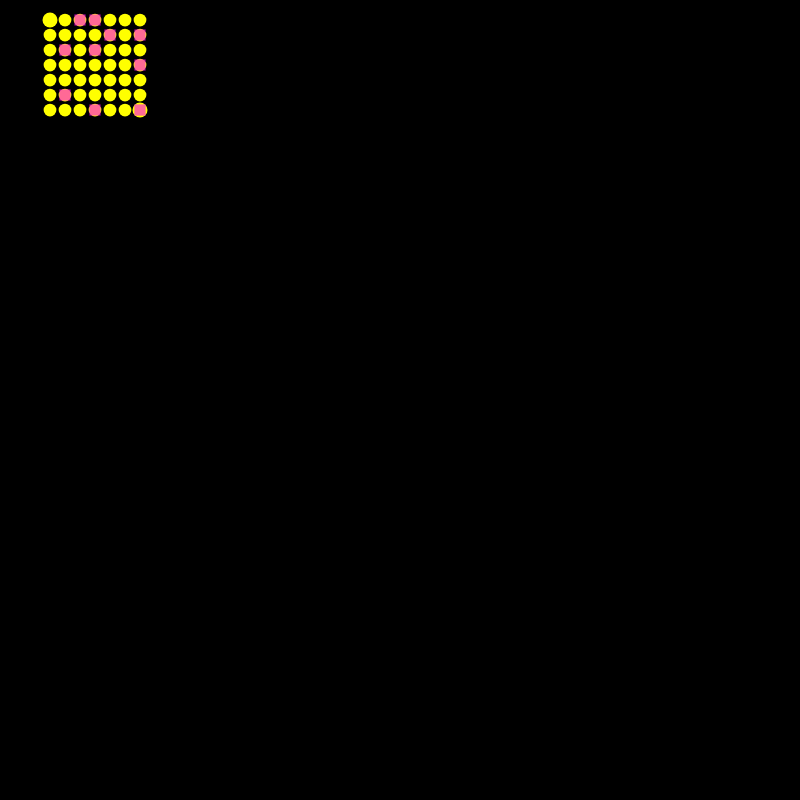
Frame 1 (no input)
Frame 60 (no input): identical to frame 1, image omitted
Frame 120 (the mouse pressed at the canvas centre since frame 60): identical to frame 1, image omitted

The p5.js sketch that drew this single still picture (run headless with seeded random() and noise() and a simulated clock; from frame 60 on, the mouse is pressed at the canvas centre):

// p5.js sketch
// ── sketch.js
///////////////////////////////////////
////////////global variables///////////
///////////////////////////////////////
const maxSugarCapacity = 4;
const rows = cols = 7;
const leftGutter = 50, topGutter = 20;
///////////////////////////////////////
///////////////////////////////////////
let sc;
function setup() {
	createCanvas(800, 800);
	rectMode(CENTER);
	sc = new SugarScape(10, 15, 2);
}


function mouseClicked(){
	//we update the sugarscape according to the paper
	sc.grow();//grow the sugar
	sc.move();//move the agent
	sc.replace();//replace dead agents
}
function draw() {
	background(0);
	// sc.show();
	// if (frameCount % 30 == 0) {
	// 	//we update the sugarscape according to the paper
	// 	sc.grow();//grow the sugar
	// 	sc.move();//move the agent
	// 	sc.replace();//replace dead agents
	// }
	sc.show();
}
// ── agent.js
class Agent {
    /**
     * Constructor of the Agent Object
     * @param {int} x initial position on x axis
     * @param {int} y initial position on y axis
     * @param {int} vision depth of view
     * @param {int} metabolicRate speed by which the agent cosumes his sugar
     * @param {int} maxAge maximum age an agent can live
     */
    constructor(vision, metabolicRate, maxAge) {
        // this.x = x;
        // this.y = y;
        this.v = vision || floor(random(1, 4));
        this.MR = metabolicRate || floor(random(1, 5));
        this.MA = maxAge || floor(random(60, 101));
        this.age = 0;
        this.wealth = floor(random(5, 26));
    }
    /**
     * show the agent
     * @param {int} r size of agent
     */
    show(x, y, r) {
        // stroke(255);
        noStroke();
        fill(255, 0, 255, 150);
        rect(leftGutter + x * r, topGutter + y * r, r * 0.75, r * 0.75);
        //if mouse over show the agent vision
        //add also agent infos maxAge whealt etc.
        if (dist(mouseX, mouseY, leftGutter + x * r, topGutter + y * r) < 5) {
            fill(0, 200, 255, 150);
            for (let i = -this.v; i <= this.v; i++) {
                //wrap around with modulo
                let posX = (i + x + cols) % cols;
                rect(leftGutter + posX * r, topGutter + y * r, r * 0.65, r * 0.65);
                let posY = (i + y + rows) % rows;
                rect(leftGutter + x * r, topGutter + posY * r, r * 0.65, r * 0.65);
            }
        }
    }
    /**
     * 
     * @param {int} val Sugar amount to be added to the total wealth
     */
    update(val) {
        this.wealth += val || 0;
        this.wealth -= this.MR;
        this.age++;

        if (this.v > 3) {
            console.log(this.v);
            this.v = 3;
            console.log(this.v);
        }
    }
    // /**
    //  * Move the agent to the nearest sugar field with the greatest sugar amount
    //  * @param {SugarScape} sugarScape SugarScape Object
    //  */
    // move(sugarScape) {
    //     //search the empty spots
    //     let emptySpots = [];
    //     for (let i = - this.v; i <= this.v; i++) {
    //         //wrap around with modulo
    //         let posX = (i + this.x + sugarScape.cols) % sugarScape.cols;
    //         let posY = (i + this.y + sugarScape.rows) % sugarScape.rows;
    //         //we find the empty spots in the agent grid
    //         if (sugarScape.agents[posX][posY] == null) emptySpots.push(createVector(posX, posY));
    //     }
    //     //search the sugarfields with the highest amout of sugar
    //     let max = -1;
    //     let sugarSpots = [];
    //     for (let spot of emptySpots) {
    //         let sugarAmount = sugarScape.sugarFields[spot.x][spot.y].sugarAmount;
    //         if (sugarAmount >= max) {
    //             max = sugarAmount;
    //             // sugarSpots.push(createVector(spot.x, spot.y));
    //         }
    //     }
    //     for (let spot of emptySpots) {
    //         let sugarAmount = sugarScape.sugarFields[spot.x][spot.y].sugarAmount;
    //         if (sugarAmount >= max) sugarSpots.push(createVector(spot.x, spot.y));
    //     }
    //     // console.log([sugarSpots, max]);
    //     //search the nearest sugar field
    //     let min = 9999999;
    //     let nearestSpot;
    //     let nearestSpots = [];
    //     for (let spot of sugarSpots) {
    //         let pos = createVector(this.x, this.y);
    //         let d = p5.Vector.dist(pos, spot);
    //         //get the nearest sugarfield
    //         if (d <= min) {
    //             min = d;
    //         }
    //     }
    //     for (let spot of sugarSpots) {
    //         let pos = createVector(this.x, this.y);
    //         let d = p5.Vector.dist(pos, spot);
    //         //push the position in a vector array
    //         if (d <= min)nearestSpots.push(createVector(spot.x, spot.y));
    //     }
    //     //if there is more than one position get a random position
    //     if (nearestSpots.length > 1) nearestSpot = random(nearestSpots);
    //     else nearestSpot = createVector(this.x, this.y);
    //     this.x = nearestSpot.x;
    //     this.y = nearestSpot.y;
    //     this.wealth += sugarScape.sugarFields[nearestSpot.x][nearestSpot.y].sugarAmount;
    //     sugarScape.sugarFields[nearestSpot.x][nearestSpot.y].sugarAmount = 0;
    //     this.wealth -= this.MR;
    //     this.age++;
    // }
}

//wrap around code
//outer grid loop
// let columns = 30, rows = 30, num = 10;
// for (let j = 0; j < rows; j++) {
//     for (let i = 0; i < columns; i++) {
//         //inner convolution loop
//         for (let y = -num; y <= num; y++) {
//             for (let x = -num; x < num; x++) {
//                 //we use modulo to wrap around
//                 let col = (i + x + columns) % columns;
//                 let row = (j + y + rows) % rows;
//                 console.log([col, row])
//             }
//         }
//     }
// }
// ── sugarField.js
class SugarField {
    /**
     * SugarField object that keeps track of the sugar amount
     * @param {int} x position on x axis
     * @param {int} y position on y axis 
     * @param {int} maxCapacity maximum amount of sugar that grows in this field 
     */
    constructor(maxCapacity) {
        // this.x = x;
        // this.y = y;
        this.mc = maxCapacity;
        this.sugarAmount = maxCapacity;
    }
    /**
     * increases the amount of sugar in the field
    */
    growSugar() {
        if (this.sugarAmount < this.mc && this.mc > 0) this.sugarAmount++;
    }
    /**
     * displays the sugarfields as ellipses with radius indicating the maxCapacity
     * and the alpha channel displaying the sugar amount in it
     * @param {int} r size of sugar field
     */
    show(x, y, r) {
        let Size = r * map(this.mc, 0, maxSugarCapacity, 0.4, 1);
        stroke(255, 0, 0);
        noStroke();
        fill(255, 255, 0, 255 * (this.sugarAmount / this.mc));
        if(this.mc > 0)ellipse(leftGutter + x * r, topGutter + y * r, Size);
    }
}
// ── sugarScape.js
/**
 * Debugging function to draw movement lines
 * @param {p5.Vector} v1 
 * @param {p5.Vector} v2 
 */
function Debug(v1, v2) {
    this.v1 = v1;
    this.v2 = v2;
}
class SugarScape {
    constructor(numAgents, resolution, numCenters) {
        this.rows = rows;//we can make them change later
        this.cols = cols;
        /////SUGAR FIELDS///////
        this.sugarFields = [];
        this.r = resolution;
        this.fieldCenters = this.setFieldCenters(numCenters);
        this.fieldRadius = 10;
        ///////AGENTS////////////
        this.agents = [];
        this.agents = this.fillGridWithAgents(numAgents);
        this.initSugarFields();
        //DEBUG//
        this.debug = [];
    }
    /** 
     * initializes the model by setting the 
     * sugarfields in the grid
    */
    initSugarFields() {
        for (let x = 0; x < this.cols; x++) {
            this.sugarFields[x] = [];
            for (let y = 0; y < this.rows; y++) {
                let sum = 0;
                for (let fc of this.fieldCenters) {
                    let pos = createVector(x, y);
                    let d = p5.Vector.dist(pos, fc);
                    sum += this.fieldRadius / Math.pow(d, 0.9);
                }
                sum = this.sigmoid(sum);
                let max = Math.floor(map(sum, 0.7, 1, 0, maxSugarCapacity));
                let sf = new SugarField(max);
                this.sugarFields[x][y] = sf;
            }
        }
    }
    /**
     * function to set a number of sugar field centers
     * @param {int} num number of sugarField centers
     * @returns array of p5.Vector
     */
    setFieldCenters(num) {
        let vecArr = new Array(num);
        for (let i = 0; i < num; i++) {
            let x = Math.floor(Math.random() * this.cols);
            let y = Math.floor(Math.random() * this.rows);
            vecArr[i] = createVector(x, y);
        }
        return vecArr;
    }
    /**
     * 
     * @param {int} num number of agents to be set in the grid
     * @returns 2D Array of agents
     */
    fillGridWithAgents(num) {
        let result = [];
        for (let x = 0; x < this.cols; x++) {
            result[x] = [];
            for (let y = 0; y < this.rows; y++) {
                result[x][y] = null;
            }
        }
        let count = 0;
        //fill the array with agents
        while (count < num) {
            let x = Math.floor(Math.random() * cols);
            let y = Math.floor(Math.random() * rows);
            if (result[x][y] === null) {
                result[x][y] = new Agent();
                count++;
                // if (num <= 0) break;
                console.log(num);
            }
        }
        return result;
    }
    /** 
     * show the sugarscape
    */
    show() {
        for (let x = 0; x < this.cols; x++) {
            for (let y = 0; y < this.rows; y++) {
                this.sugarFields[x][y].show(x, y, this.r);
            }
        }
        for (let x = 0; x < this.cols; x++) {
            for (let y = 0; y < this.rows; y++) {
                if (this.agents[x][y] != null) this.agents[x][y].show(x, y, this.r)
            }
        }
        for (let d of this.debug) {
            noStroke();
            fill(255, 0, 0);
            ellipse(d.v1.x, d.v1.y, 5);
            fill(0, 0, 255);
            ellipse(d.v2.x, d.v2.y, 5);
            stroke(0, 255, 0);
            line(d.v1.x, d.v1.y, d.v2.x, d.v2.y);
        }
    }
    grow() {
        for (let x = 0; x < this.cols; x++) {
            for (let y = 0; y < this.rows; y++) {
                this.sugarFields[x][y].growSugar();
            }
        }
    }
    /**
     * Move the agent to the nearest sugar field with the greatest sugar amount
     * @param {SugarScape} sugarScape SugarScape Object
     */
    move() {
        this.debug = [];
        for (let x = 0; x < this.cols; x++) {
            for (let y = 0; y < this.rows; y++) {
                let agent = this.agents[x][y];
                if (agent != null) {
                    //////////////////////////
                    //search the empty spots//
                    //////////////////////////
                    let emptySpots = [];
                    for (let i = -agent.v; i <= agent.v; i++) {
                        //wrap around with modulo
                        let posX = (i + x + this.cols) % this.cols;
                        if (this.agents[posX][y] == null) emptySpots.push(createVector(posX, y));
                        let posY = (i + y + this.rows) % this.rows;
                        //we find the empty spots in the agent grid
                        if (this.agents[x][posY] == null) emptySpots.push(createVector(x, posY));
                    }

                    // console.log(emptySpots.length);
                    //////////////////////////////////////////////////////////
                    //search the sugarfields with the highest amout of sugar//
                    //////////////////////////////////////////////////////////
                    let max = -1;
                    let sugarSpots = [];//array of sugar fields with high amount of sugar
                    for (let spot of emptySpots) {
                        let sugarAmount = this.sugarFields[spot.x][spot.y].sugarAmount;
                        if (sugarAmount >= max) {
                            max = sugarAmount;
                            // sugarSpots.push(createVector(spot.x, spot.y));
                        }
                    }
                    for (let spot of emptySpots) {
                        let sugarAmount = this.sugarFields[spot.x][spot.y].sugarAmount;
                        if (sugarAmount >= max) sugarSpots.push(spot);
                    }

                    //////////////////////////////////
                    //search the nearest sugar field//
                    //////////////////////////////////
                    let min = 9999999;
                    let nearestSpot;
                    let nearestSpots = [];// Array of near positions
                    for (let spot of sugarSpots) {
                        let pos = createVector(x, y);
                        let d = p5.Vector.dist(pos, spot);
                        // console.log(d);
                        //get the nearest sugarfield
                        if (d <= min) {
                            min = d;
                        }
                    }
                    // console.log(min);
                    for (let spot of sugarSpots) {
                        let pos = createVector(x, y);
                        let d = p5.Vector.dist(pos, spot);
                        //push the position in a vector array
                        if (d <= min) {
                            // console.log(d);
                            nearestSpots.push(spot);
                        }
                    }
                    // console.log(nearestSpots);
                    //if there is more than one position get a random position
                    if (nearestSpots.length > 0) {
                        nearestSpot = random(nearestSpots);
                        // console.log(nearestSpot);
                    }
                    else {
                        agent.update();
                        return;
                    }
                    /////////////////////////////////////////////////////////////////////////
                    //change the position of the agent to spot with the big amount of sugar//
                    /////////////////////////////////////////////////////////////////////////
                    this.debug.push(new Debug(createVector(leftGutter + x * this.r + (this.r / 4),
                        topGutter + y * this.r + (this.r / 4)),
                        createVector(leftGutter + nearestSpot.x * this.r + (this.r / 4),
                            topGutter + nearestSpot.y * this.r + (this.r / 4))));

                    this.agents[nearestSpot.x][nearestSpot.y] = new Agent(agent.v, agent.MR, agent.MA);
                    this.agents[nearestSpot.x][nearestSpot.y].age = agent.age;
                    this.agents[x].splice(y, 1, null);
                    this.agents[nearestSpot.x][nearestSpot.y].update(this.sugarFields[nearestSpot.x][nearestSpot.y].sugarAmount);
                    // agent.wealth += this.sugarFields[nearestSpot.x][nearestSpot.y].sugarAmount;
                    this.sugarFields[nearestSpot.x][nearestSpot.y].sugarAmount = 0;

                }
            }
        }
    }

    replace() {
        for (let x = 0; x < this.cols; x++) {
            for (let y = 0; y < this.rows; y++) {
                let agent = this.agents[x][y]
                if (agent != null && (agent.wealth < 1 || agent.age > agent.MA)) {
                    this.agents[x].splice(y, 1, null);
                    this.addAgent();
                }
            }
        }
    }
    /**
     * adds an agent at a random position
    */
    addAgent() {
        let emptySpots = [];
        for (let x = 0; x < this.cols; x++) {
            for (let y = 0; y < this.rows; y++) {
                if (this.agents[x][y] === null) emptySpots.push(createVector(x, y));
            }
        }
        // console.log(emptySpots);
        let spot = random(emptySpots);
        this.agents[spot.x][spot.y] = new Agent(spot.x, spot.y);
    }
    /**
     * sets the resolution of the grid to a specific value
     * @param {int} val resolution of the grid
     */
    setResolution(val) {
        this.r = val;
    }

    sigmoid(num) {
        return 1 / (1 + Math.exp(-num));
    }
}
